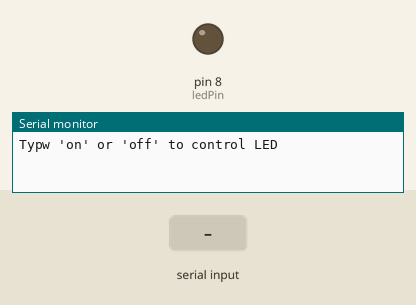
Bench run of a sketch on a simulated Arduino Uno, built with avr-gcc and run on an emulated ATmega328P. Shown: output pins drawn as LEDs (lit = HIGH), the last lines printed to the serial monitor. The test bench sets the inputs (shaded band).

Above: at 1.2 s.
1.3 s: "on" received over Serial
At 2.1 s:
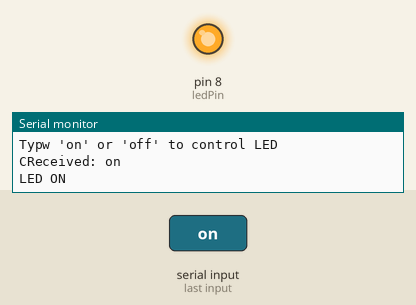
2.8 s: "off" received over Serial
At 3.6 s:
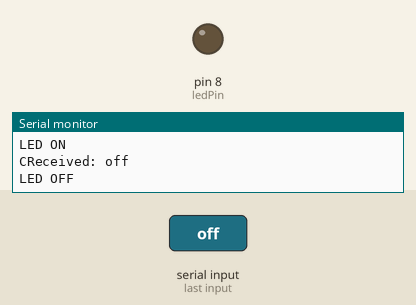
Timing chart, 0 to 5.8 s (numbered marks = the images above; inputs shaded):
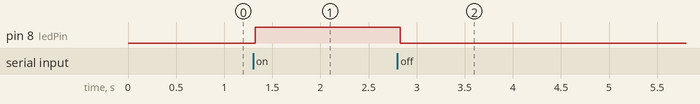

The sketch:

ingenious_gogo_fyyran1.ino
```cpp
String voice;
int ledPin = 8;
void setup()
{
  Serial.begin(9600);
  pinMode(ledPin, OUTPUT);
  Serial.println("Typw 'on' or 'off' to control LED");
}
void loop()
{
  while (Serial.available())
  {
    delay(10);
    char c = Serial.read();
    voice += c;
  }
  if (voice.length() > 0)
  {
    Serial.println("CReceived: " + voice);

    if (voice.indexOf("on") >= 0)
    {
      digitalWrite(ledPin, HIGH);
      Serial.println("LED ON");
    }
    else if (voice.indexOf("off") >= 0)
    {
      digitalWrite(ledPin, LOW);
      Serial.println("LED OFF");
    }
    voice = "";
  }
}
```

Measured:
- after the input at 1.3 s, pin 8 (ledPin): LOW → HIGH at once
- after the input at 2.8 s, pin 8 (ledPin): HIGH → LOW at once
